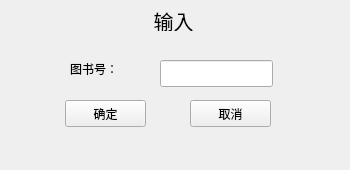
<?xml version="1.0" encoding="UTF-8"?>
<ui version="4.0">
 <class>BookIDForm</class>
 <widget class="QWidget" name="BookIDForm">
  <property name="geometry">
   <rect>
    <x>0</x>
    <y>0</y>
    <width>350</width>
    <height>170</height>
   </rect>
  </property>
  <property name="windowTitle">
   <string>Form</string>
  </property>
  <widget class="QLabel" name="label">
   <property name="geometry">
    <rect>
     <x>70</x>
     <y>60</y>
     <width>67</width>
     <height>17</height>
    </rect>
   </property>
   <property name="text">
    <string>图书号：</string>
   </property>
  </widget>
  <widget class="QPushButton" name="ensure_btn">
   <property name="geometry">
    <rect>
     <x>65</x>
     <y>100</y>
     <width>81</width>
     <height>27</height>
    </rect>
   </property>
   <property name="text">
    <string>确定</string>
   </property>
  </widget>
  <widget class="QPushButton" name="cancel_btn">
   <property name="geometry">
    <rect>
     <x>190</x>
     <y>100</y>
     <width>81</width>
     <height>27</height>
    </rect>
   </property>
   <property name="text">
    <string>取消</string>
   </property>
  </widget>
  <widget class="QLineEdit" name="bno_le">
   <property name="geometry">
    <rect>
     <x>160</x>
     <y>60</y>
     <width>113</width>
     <height>27</height>
    </rect>
   </property>
  </widget>
  <widget class="QLabel" name="label_2">
   <property name="geometry">
    <rect>
     <x>140</x>
     <y>10</y>
     <width>67</width>
     <height>21</height>
    </rect>
   </property>
   <property name="font">
    <font>
     <pointsize>15</pointsize>
    </font>
   </property>
   <property name="text">
    <string>输入</string>
   </property>
   <property name="alignment">
    <set>Qt::AlignCenter</set>
   </property>
  </widget>
 </widget>
 <resources/>
 <connections/>
</ui>
